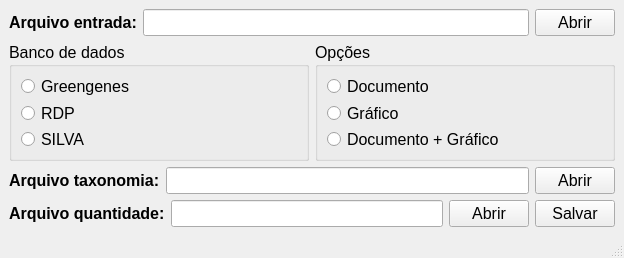
<?xml version="1.0" encoding="UTF-8"?>
<ui version="4.0">
 <class>MainWindow</class>
 <widget class="QMainWindow" name="MainWindow">
  <property name="geometry">
   <rect>
    <x>0</x>
    <y>0</y>
    <width>624</width>
    <height>258</height>
   </rect>
  </property>
  <property name="minimumSize">
   <size>
    <width>624</width>
    <height>258</height>
   </size>
  </property>
  <property name="maximumSize">
   <size>
    <width>16777215</width>
    <height>258</height>
   </size>
  </property>
  <property name="windowTitle">
   <string>MainWindow</string>
  </property>
  <widget class="QWidget" name="centralwidget">
   <layout class="QVBoxLayout" name="verticalLayout_3">
    <item>
     <layout class="QHBoxLayout" name="horizontalLayout">
      <item>
       <widget class="QLabel" name="label">
        <property name="font">
         <font>
          <family>Arial</family>
          <pointsize>12</pointsize>
          <weight>75</weight>
          <bold>true</bold>
         </font>
        </property>
        <property name="text">
         <string>Arquivo entrada:</string>
        </property>
       </widget>
      </item>
      <item>
       <widget class="QLineEdit" name="linha_arquivo_entrada">
        <property name="font">
         <font>
          <family>Arial</family>
          <pointsize>12</pointsize>
         </font>
        </property>
       </widget>
      </item>
      <item>
       <widget class="QPushButton" name="botao_abrir_arquivo_entrada">
        <property name="font">
         <font>
          <family>Arial</family>
          <pointsize>12</pointsize>
         </font>
        </property>
        <property name="cursor">
         <cursorShape>PointingHandCursor</cursorShape>
        </property>
        <property name="text">
         <string>Abrir</string>
        </property>
        <property name="icon">
         <iconset resource="recursos.qrc">
          <normaloff>:/icones/icones/botao_abrir.png</normaloff>:/icones/icones/botao_abrir.png</iconset>
        </property>
       </widget>
      </item>
     </layout>
    </item>
    <item>
     <layout class="QHBoxLayout" name="horizontalLayout_2">
      <item>
       <widget class="QGroupBox" name="groupBox">
        <property name="font">
         <font>
          <family>Arial</family>
          <pointsize>12</pointsize>
          <weight>50</weight>
          <bold>false</bold>
         </font>
        </property>
        <property name="title">
         <string>Banco de dados</string>
        </property>
        <layout class="QVBoxLayout" name="verticalLayout">
         <item>
          <widget class="QRadioButton" name="radio_greengenes">
           <property name="text">
            <string>Greengenes</string>
           </property>
          </widget>
         </item>
         <item>
          <widget class="QRadioButton" name="radio_rdp">
           <property name="text">
            <string>RDP</string>
           </property>
          </widget>
         </item>
         <item>
          <widget class="QRadioButton" name="radio_silva">
           <property name="text">
            <string>SILVA</string>
           </property>
          </widget>
         </item>
        </layout>
       </widget>
      </item>
      <item>
       <widget class="QGroupBox" name="groupBox_2">
        <property name="font">
         <font>
          <family>Arial</family>
          <pointsize>12</pointsize>
          <weight>50</weight>
          <bold>false</bold>
         </font>
        </property>
        <property name="title">
         <string>Opções</string>
        </property>
        <layout class="QVBoxLayout" name="verticalLayout_2">
         <item>
          <widget class="QRadioButton" name="radio_documento">
           <property name="text">
            <string>Documento</string>
           </property>
          </widget>
         </item>
         <item>
          <widget class="QRadioButton" name="radio_grafico">
           <property name="text">
            <string>Gráfico</string>
           </property>
          </widget>
         </item>
         <item>
          <widget class="QRadioButton" name="radio_documento_grafico">
           <property name="text">
            <string>Documento + Gráfico</string>
           </property>
          </widget>
         </item>
        </layout>
       </widget>
      </item>
     </layout>
    </item>
    <item>
     <layout class="QHBoxLayout" name="horizontalLayout_3">
      <item>
       <widget class="QLabel" name="label_2">
        <property name="font">
         <font>
          <family>Arial</family>
          <pointsize>12</pointsize>
          <weight>75</weight>
          <bold>true</bold>
         </font>
        </property>
        <property name="text">
         <string>Arquivo taxonomia:</string>
        </property>
       </widget>
      </item>
      <item>
       <widget class="QLineEdit" name="linha_arquivo_taxonomia">
        <property name="font">
         <font>
          <family>Arial</family>
          <pointsize>12</pointsize>
         </font>
        </property>
       </widget>
      </item>
      <item>
       <widget class="QPushButton" name="botao_abrir_arquivo_taxonomia">
        <property name="font">
         <font>
          <family>Arial</family>
          <pointsize>12</pointsize>
         </font>
        </property>
        <property name="cursor">
         <cursorShape>PointingHandCursor</cursorShape>
        </property>
        <property name="text">
         <string>Abrir</string>
        </property>
        <property name="icon">
         <iconset resource="recursos.qrc">
          <normaloff>:/icones/icones/botao_abrir.png</normaloff>:/icones/icones/botao_abrir.png</iconset>
        </property>
       </widget>
      </item>
     </layout>
    </item>
    <item>
     <layout class="QHBoxLayout" name="horizontalLayout_4">
      <item>
       <widget class="QLabel" name="label_3">
        <property name="font">
         <font>
          <family>Arial</family>
          <pointsize>12</pointsize>
          <weight>75</weight>
          <bold>true</bold>
         </font>
        </property>
        <property name="text">
         <string>Arquivo quantidade:</string>
        </property>
       </widget>
      </item>
      <item>
       <widget class="QLineEdit" name="linha_arquivo_quantidade">
        <property name="font">
         <font>
          <family>Arial</family>
          <pointsize>12</pointsize>
         </font>
        </property>
       </widget>
      </item>
      <item>
       <widget class="QPushButton" name="botao_abrir_arquivo_quantidade">
        <property name="font">
         <font>
          <family>Arial</family>
          <pointsize>12</pointsize>
         </font>
        </property>
        <property name="cursor">
         <cursorShape>PointingHandCursor</cursorShape>
        </property>
        <property name="text">
         <string>Abrir</string>
        </property>
        <property name="icon">
         <iconset resource="recursos.qrc">
          <normaloff>:/icones/icones/botao_abrir.png</normaloff>:/icones/icones/botao_abrir.png</iconset>
        </property>
       </widget>
      </item>
      <item>
       <widget class="QPushButton" name="botao_salvar_arquivo_taxonomia">
        <property name="font">
         <font>
          <family>Arial</family>
          <pointsize>12</pointsize>
         </font>
        </property>
        <property name="cursor">
         <cursorShape>PointingHandCursor</cursorShape>
        </property>
        <property name="text">
         <string>Salvar</string>
        </property>
        <property name="icon">
         <iconset resource="recursos.qrc">
          <normaloff>:/icones/icones/botao_salvar.png</normaloff>:/icones/icones/botao_salvar.png</iconset>
        </property>
       </widget>
      </item>
     </layout>
    </item>
   </layout>
  </widget>
  <widget class="QStatusBar" name="statusbar"/>
 </widget>
 <resources>
  <include location="recursos.qrc"/>
 </resources>
 <connections/>
</ui>
